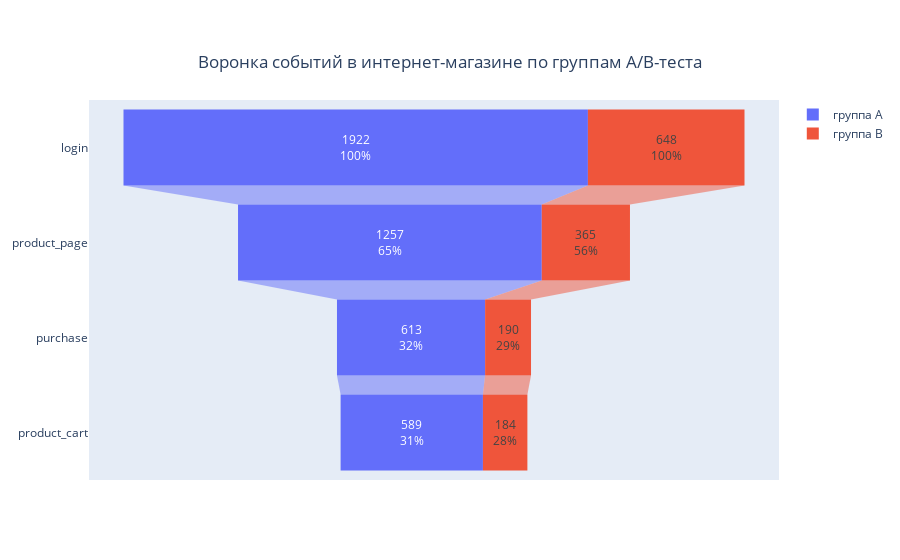

Notebook source saved alongside this figure:
### Markdown cell above
- Пользователей в группе А значительно больше, чем в В - это **нарушение условия равномерного разделения пользователей на группы при А/В-тестировании**. 
- Для каждой из групп характерна общая тенденция о том, что пользователи часто используют функцию быстрой оплаты товаров в обход корзины.

---
Выведем результат на объединенный график по группам.

### Code cell
fig = go.Figure()

fig.add_trace(go.Funnel(
    name = 'группа A',
    y = event_user_a['event_name'].to_list(),
    x = event_user_a['user_id'].to_list(),
    textinfo = "value+percent initial",
    hoverinfo='x+y+percent initial+percent previous'))

fig.add_trace(go.Funnel(
    name = 'группа B',
    orientation = "h",
    y = event_user_b['event_name'].to_list(),
    x = event_user_b['user_id'].to_list(),
    textposition = "inside",
    textinfo = "value+percent initial",
    hoverinfo='x+y+percent initial+percent previous'))



fig.update_layout(
    title={
        'text': "Воронка событий в интернет-магазине по группам A/B-теста",
        'y':0.9,
        'x':0.5,
        'xanchor': 'center',
        'yanchor': 'top'}
)


fig.show()

### Figure 1 — Plotly figure (JSON) as saved in the notebook; plotly's stock layout.template omitted (floating-point values rounded to 4 significant figures)
{"data": [{"hoverinfo": "x+y+percent initial+percent previous", "name": "группа A", "textinfo": "value+percent initial", "type": "funnel", "x": [1922, 1257, 613, 589], "y": ["login", "product_page", "purchase", "product_cart"]}, {"hoverinfo": "x+y+percent initial+percent previous", "name": "группа B", "orientation": "h", "textinfo": "value+percent initial", "textposition": "inside", "type": "funnel", "x": [648, 365, 190, 184], "y": ["login", "product_page", "purchase", "product_cart"]}], "layout": {"title": {"text": "Воронка событий в интернет-магазине по группам A/B-теста", "x": 0.5, "xanchor": "center", "y": 0.9, "yanchor": "top"}}}
